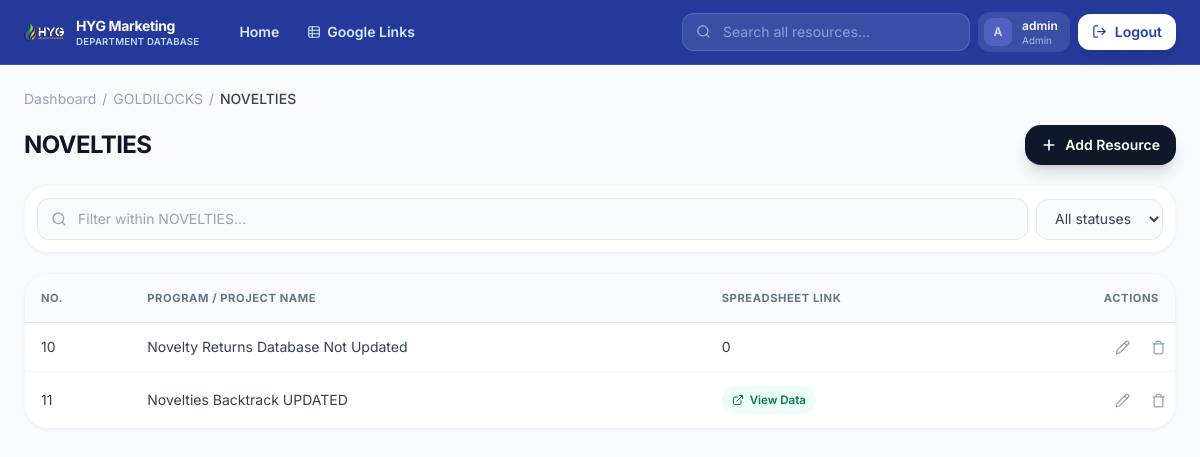
/category/2 (signed in), run on the app's committed database.
### website/models.py (models this page shows, shortened)
class User(db.Model, UserMixin):
    __tablename__ = "user"
    id = db.Column(db.Integer, primary_key=True)
    username = db.Column(db.String(100), unique=True)
    full_name = db.Column(db.String(100))
    role = db.Column(db.String(100), default="Admin")
    password = db.Column(db.String(200))
    date_added = db.Column(db.DateTime(timezone=True), default=datetime.utcnow)

class Brand(db.Model):
    __tablename__ = "brands"
    id = db.Column(db.Integer, primary_key=True)
    name = db.Column(db.String(80), unique=True, nullable=False)
    color = db.Column(db.String(20), default="#333333")
    categories = db.relationship("Category", backref="brand", cascade="all, delete-orphan", order_by="Category.name")

class Category(db.Model):
    __tablename__ = "categories"
    id = db.Column(db.Integer, primary_key=True)
    name = db.Column(db.String(150), nullable=False)
    brand_id = db.Column(db.Integer, db.ForeignKey("brands.id"), nullable=False)
    parent_id = db.Column(db.Integer, db.ForeignKey("categories.id"), nullable=True)
    parent = db.relationship("Category", remote_side=[id], backref="children")
    resources = db.relationship("Resource", backref="category", cascade="all, delete-orphan", order_by="Resource.sort_order")
    __table_args__ = (db.UniqueConstraint("name", "brand_id", name="uq_category_brand"),)

class Resource(db.Model):
    __tablename__ = "resources"
    id = db.Column(db.Integer, primary_key=True)
    ref_no = db.Column(db.String(20))          # original "No." column, kept as text (had #REF!, dates, floats)
    name = db.Column(db.String(300), nullable=False)
    link = db.Column(db.Text)                  # URL or free-text reference to a file/sheet
    instructions = db.Column(db.Text)
    created_by = db.Column(db.String(120))
    access = db.Column(db.String(120))
    status = db.Column(db.String(60))
    sort_order = db.Column(db.Integer, default=0)
    updated_at = db.Column(db.DateTime, default=datetime.utcnow, onupdate=datetime.utcnow)
    data = db.Column(db.JSON)  # original Excel row as {"column": value, ...}
    category_id = db.Column(db.Integer, db.ForeignKey("categories.id"), nullable=False)
    google_sheet_id = db.Column(db.Integer, db.ForeignKey("google_sheets.id"), nullable=True)
    @property
    def data_keys(self):
        return list(self.data.keys()) if isinstance(self.data, dict) else []

### website/views.py (the view)
@views.route("/category/<int:category_id>")
@login_required
def category_view(category_id):
    category = Category.query.get_or_404(category_id)
    q = request.args.get("q", "").strip()
    status_filter = request.args.get("status", "").strip()
    filtering = bool(q or status_filter)
    def _match(r):
        if q and q.lower() not in " ".join(
            filter(None, [r.name, r.link, r.instructions, r.created_by, r.ref_no])
        ).lower():
            return False
        if status_filter and (r.status or "").lower() != status_filter.lower():
            return False
        return True
    children = category.children or []
    tabs = children if (children and category.parent_id is not None) else None
    tab_cols = {t.id: (template_keys_for(t), field_labels_for(t)) for t in (tabs or [])}
    if filtering:
        for t in tabs or []:
            t.filtered_resources = [r for r in t.resources if _match(r)]
        if tabs is None:
            for c in children:
                c.filtered_resources = [r for r in c.resources if _match(r)]
        resources = [r for r in category.resources if _match(r)]
    else:
        resources = category.resources
    return render_template(
        "category.html",
        category=category,
        categories=children if tabs is None else None,
        tabs=tabs,
        tab_cols=tab_cols,
        col_keys=template_keys_for(category) if tabs is None else [],
        field_labels=field_labels_for(category) if tabs is None else {},
        resources=resources,
        q=q,
        status_filter=status_filter,
        filtering=filtering,
        status_choices=STATUS_CHOICES,
    )

### website/templates/category.html (shortened to what this page needs)
{% extends "base.html" %}
{% macro row_actions(r) %}
<td class="text-right whitespace-nowrap">
  <a href="{{ url_for('views.resource_edit', resource_id=r.id) }}" class="btn-edit inline-flex items-center justify-center w-8 h-8 rounded-lg text-slate-400 hover:bg-slate-100 hover:text-indigo-600 transition-colors" title="Edit">
    <svg width="15" height="15" viewBox="0 0 24 24" fill="none" stroke="currentColor" stroke-width="2" stroke-linecap="round" stroke-linejoin="round"><path d="M21.174 6.812a1 1 0 0 0-3.986-3.987L3.842 16.174a2 2 0 0 0-.5.83l-1.321 4.352a.5.5 0 0 0 .623.622l4.353-1.32a2 2 0 0 0 .83-.497z"/><path d="m15 5 4 4"/></svg>
  </a>
  <form action="{{ url_for('views.resource_delete', resource_id=r.id) }}" method="post" class="inline"
        onsubmit="return confirm('Delete this resource?');">
    <button type="submit" class="inline-flex items-center justify-center w-8 h-8 rounded-lg text-slate-400 hover:bg-red-50 hover:text-red-600 transition-colors" title="Delete">
      <svg width="15" height="15" viewBox="0 0 24 24" fill="none" stroke="currentColor" stroke-width="2" stroke-linecap="round" stroke-linejoin="round"><path d="M3 6h18"/><path d="M19 6v14c0 1-1 2-2 2H7c-1 0-2-1-2-2V6"/><path d="M8 6V4c0-1 1-2 2-2h4c1 0 2 1 2 2v2"/></svg>
    </button>
  </form>
</td>
{% endmacro %}
{% from '_url_pill.html' import url_pill %}
{% macro resource_table(resources, col_keys, field_labels) %}
<div class="bg-white rounded-3xl border border-slate-100 shadow-sm shadow-slate-200/50 overflow-hidden">
  <div class="overflow-x-auto">
    <table class="w-full text-sm text-left resource-table" data-paginate>
      {% if col_keys %}
      <thead class="bg-slate-50/80 border-b border-slate-200">
        <tr>
          {% for k in col_keys %}<th scope="col" class="px-4 py-3.5 text-[0.7rem] font-bold uppercase tracking-wider text-slate-500 whitespace-nowrap">{{ field_labels.get(k, k) }}</th>{% endfor %}
          <th scope="col" class="px-4 py-3.5 text-[0.7rem] font-bold uppercase tracking-wider text-slate-500 text-right">Actions</th>
        </tr>
      </thead>
      <tbody class="divide-y divide-slate-100">
        {% for r in resources %}
        <tr class="hover:bg-slate-50/70 transition-colors">
          {% for k in col_keys %}
          {% set val = field_value(r, k) %}
          <td class="px-4 py-3.5 text-slate-700{% if val and '\n' in val %} whitespace-pre-wrap{% endif %}" data-label="{{ field_labels.get(k, k) }}">
            {%- if k|lower == 'status' and val in status_choices -%}
            {{ status_pill(val) }}
            {%- elif val and val.lower().startswith(('http://', 'https://')) -%}
            {% set cell_data_url = sheet_data_url(r, val) if sheet_data_url else None %}
            {{ url_pill(val, cell_data_url) }}
            {%- elif val -%}{{ val }}{%- else -%}<span class="text-slate-300">—</span>{%- endif -%}
          </td>
          {% endfor %}
          {{ row_actions(r) }}
        </tr>
        {% else %}
        <tr><td class="px-4 py-10 text-center text-slate-400 text-sm" colspan="{{ col_keys|length + 1 }}">No records yet.</td></tr>
        {% endfor %}
      </tbody>
      {% endif %}
    </table>
  </div>
</div>
{% endmacro %}
{% block content %}
<div class="content-enter">
  <nav class="flex flex-wrap items-center gap-1.5 text-sm text-slate-400 mb-4" aria-label="Breadcrumb">
    <a href="{{ url_for('views.dashboard') }}" class="hover:text-indigo-500 transition-colors">Dashboard</a>
    <span>/</span>
    <a href="{{ url_for('views.brand_view', brand_id=category.brand_id) }}" class="hover:text-indigo-500 transition-colors">{{ category.brand.name }}</a>
    <span>/</span>
    <span class="text-slate-700 font-medium">{{ category.name }}</span>
  </nav>
  <div class="flex flex-wrap items-center justify-between gap-3 mb-5">
    <h2 class="text-2xl font-bold text-slate-900 tracking-tight">{{ category.name }}</h2>
    {% if not categories and not tabs %}
    <button class="new-resource-btn inline-flex items-center gap-2 px-4 py-2.5 bg-slate-900 text-white text-sm font-semibold rounded-2xl hover:bg-slate-800 transition-all active:scale-[0.98] shadow-lg shadow-slate-900/15"
            data-action="{{ url_for('views.resource_new', category_id=category.id) }}" data-category="{{ category.name }}">
      <svg width="16" height="16" viewBox="0 0 24 24" fill="none" stroke="currentColor" stroke-width="2.5" stroke-linecap="round" stroke-linejoin="round"><path d="M5 12h14"/><path d="M12 5v14"/></svg>
      Add Resource
    </button>
    {% endif %}
  </div>
  <form class="flex flex-wrap items-center gap-2 mb-5 bg-white border border-slate-100 rounded-3xl shadow-sm shadow-slate-200/50 p-3" method="get" data-autofilter>
    <div class="relative flex-1 min-w-[200px]">
      <div class="absolute inset-y-0 left-0 pl-3.5 flex items-center pointer-events-none text-slate-400">
      </div>
      <input type="text" name="q" value="{{ q }}" placeholder="Filter within {{ category.name }}..."
             class="w-full pl-10 pr-4 py-2.5 bg-slate-50 border border-slate-200 rounded-xl text-sm text-slate-900 focus:ring-2 focus:ring-indigo-500 focus:border-indigo-500 focus:bg-white outline-none transition-all placeholder:text-slate-400">
    </div>
    <select name="status" class="px-3.5 py-2.5 bg-slate-50 border border-slate-200 rounded-xl text-sm text-slate-700 focus:ring-2 focus:ring-indigo-500 focus:border-indigo-500 outline-none transition-all">
      <option value="">All statuses</option>
    </select>
  </form>
  <div id="filter-results">
  {% if tabs %}
  <div class="flex flex-wrap gap-2 mb-5">
    {% for t in tabs %}
    <button class="tab-btn px-4 py-2.5 rounded-2xl text-sm font-semibold transition-all {{ 'bg-slate-900 text-white shadow-lg shadow-slate-900/15' if loop.first else 'bg-white border border-slate-200 text-slate-600 hover:bg-slate-50' }}"
            id="tab-btn-{{ t.id }}" data-tab="tab-{{ t.id }}">
      {{ t.name }}
      <span class="ml-1.5 inline-flex items-center justify-center px-1.5 py-0.5 rounded-full text-[0.65rem] font-bold {{ 'bg-white/15 text-white' if loop.first else 'bg-slate-100 text-slate-500' }}">{{ t.filtered_resources|length if filtering else t.resource_count }}</span>
    </button>
    {% endfor %}
  </div>
  <div>
    {% for t in tabs %}
    <div class="tab-pane {% if not loop.first %}hidden{% endif %}" id="tab-{{ t.id }}">
      {{ resource_table(t.filtered_resources if filtering else t.resources, tab_cols.get(t.id, [None, {}])[0] or [], tab_cols.get(t.id, [None, {}])[1] or {}) }}
    </div>
    {% endfor %}
  </div>
  {% else %}
  {{ resource_table(resources, col_keys, field_labels) }}
  {% endif %}
  </div>
</div>
{% endblock %}

### website/templates/base.html (shortened to what this page needs)
<!DOCTYPE html>
<html lang="en">
<head>
  <script src="https://cdn.tailwindcss.com"></script>
</head>
<body class="m-0 overflow-x-hidden">
  <nav class="sticky top-0 z-40 bg-[#1a2f96]/95 backdrop-blur border-b border-white/10">
    <div class="flex items-center gap-3 px-4 md:px-6 h-16">
      <a href="{{ url_for('views.dashboard') }}" class="flex items-center gap-3 min-w-0 shrink-0">
        <img src="{{ static_url('img/hyg-logo.png') }}" alt="HYG Group of Companies" class="w-10 h-auto shrink-0">
        <span class="text-white leading-tight min-w-0 hidden sm:block">
          <span class="block text-sm font-bold tracking-tight whitespace-nowrap">HYG Marketing</span>
          <span class="block text-[0.6rem] font-semibold uppercase tracking-wide text-blue-200 whitespace-nowrap">Department Database</span>
        </span>
      </a>
      <div class="flex items-center gap-1 ml-4">
        <a href="{{ url_for('views.dashboard') }}"
           class="text-sm font-semibold rounded-xl px-3 py-2 whitespace-nowrap transition-colors {{ 'bg-white/15 text-white' if request.endpoint == 'views.dashboard' else 'text-blue-100 hover:text-white hover:bg-white/10' }}">
          Home
        </a>
        <a href="{{ url_for('views.sheets_view') }}"
           class="inline-flex items-center gap-1.5 text-sm font-semibold rounded-xl px-3 py-2 whitespace-nowrap transition-colors {{ 'bg-white/15 text-white' if request.endpoint in ('views.sheets_view', 'views.sheet_new', 'views.sheet_edit', 'views.sheet_data_view') else 'text-blue-100 hover:text-white hover:bg-white/10' }}">
          <svg width="14" height="14" viewBox="0 0 24 24" fill="none" stroke="currentColor" stroke-width="2" stroke-linecap="round" stroke-linejoin="round"><rect x="3" y="3" width="18" height="18" rx="2"/><path d="M3 9h18"/><path d="M3 15h18"/><path d="M9 3v18"/></svg>
          Google Links
        </a>
      </div>
      <div class="ml-auto flex items-center gap-2">
        <form class="relative hidden md:block w-56 lg:w-72" role="search" action="{{ url_for('views.search') }}" method="get">
          <div class="absolute inset-y-0 left-3.5 flex items-center pointer-events-none text-blue-200/70">
            <svg width="15" height="15" viewBox="0 0 24 24" fill="none" stroke="currentColor" stroke-width="2" stroke-linecap="round" stroke-linejoin="round"><circle cx="11" cy="11" r="8"/><path d="m21 21-4.3-4.3"/></svg>
          </div>
          <input type="search" id="global-search" name="q" value="{{ request.args.get('q','') }}"
                 placeholder="Search all resources..."
                 class="w-full pl-10 pr-4 py-2 bg-white/10 border border-white/15 rounded-xl text-sm text-white placeholder:text-blue-200/60 focus:ring-2 focus:ring-white/50 focus:bg-white/15 outline-none transition-all">
        </form>
        <div class="hidden sm:flex items-center gap-2.5 bg-white/10 rounded-xl pl-1.5 pr-3 py-1.5">
          <div class="w-7 h-7 rounded-lg bg-indigo-400/30 flex items-center justify-center text-indigo-200 font-bold text-xs shrink-0">
            {{ (current_user.username or 'U')[:1]|upper }}
          </div>
          <div class="leading-tight min-w-0">
            <div class="text-xs font-semibold text-white truncate">{{ current_user.username|default('User', true) }}</div>
            <div class="text-[0.62rem] text-blue-200/80">{{ current_user.role|default('Member', true) }}</div>
          </div>
        </div>
        <a href="{{ url_for('auth.logout') }}" class="inline-flex items-center gap-2 bg-white text-blue-800 font-semibold text-sm rounded-xl px-3.5 py-2 shadow-lg shadow-blue-950/20 hover:bg-blue-50 transition-colors">
          <svg width="15" height="15" viewBox="0 0 24 24" fill="none" stroke="currentColor" stroke-width="2" stroke-linecap="round" stroke-linejoin="round"><path d="M9 21H5a2 2 0 0 1-2-2V5a2 2 0 0 1 2-2h4"/><polyline points="16 17 21 12 16 7"/><line x1="21" y1="12" x2="9" y2="12"/></svg>
          <span class="hidden sm:inline">Logout</span>
        </a>
      </div>
    </div>
  </nav>
  <main id="main-content" class="app-page-shell p-4 md:p-6">
    {% block content %}{% endblock %}
  </main>
</body>
</html>

### website/templates/_url_pill.html
{% macro url_pill(url, data_url=None) -%}
  {%- if 'docs.google.com' in url -%}
    {% set pill_bg, pill_txt = 'bg-emerald-50', 'text-emerald-700 hover:bg-emerald-100' %}
    {% set label = 'View Data' if data_url else 'Google Sheet' %}
  {%- elif 'canva.com' in url -%}
    {% set pill_bg, pill_txt, label = 'bg-fuchsia-50', 'text-fuchsia-700 hover:bg-fuchsia-100', 'Canva Design' %}
  {%- else -%}
    {% set pill_bg, pill_txt, label = 'bg-indigo-50', 'text-indigo-600 hover:bg-indigo-100', 'Open Link' %}
  {%- endif -%}
  <a href="{{ data_url or url }}" {% if not data_url %}target="_blank" rel="noopener"{% endif %} title="{{ url }}" class="inline-flex items-center gap-1.5 whitespace-nowrap rounded-full {{ pill_bg }} px-2.5 py-1 text-[0.72rem] font-semibold {{ pill_txt }} transition-colors">
    <svg width="12" height="12" viewBox="0 0 24 24" fill="none" stroke="currentColor" stroke-width="2" stroke-linecap="round" stroke-linejoin="round"><path d="M15 3h6v6"/><path d="M10 14 21 3"/><path d="M18 13v6a2 2 0 0 1-2 2H5a2 2 0 0 1-2-2V8a2 2 0 0 1 2-2h6"/></svg>
    {{ label }}
  </a>
{%- endmacro %}

### data on the page
User: username "A", username "admin", role "Admin"
Brand: brand.name "GOLDILOCKS"
Category: name "NOVELTIES", q "Filter within NOVELTIES..."
Resource: col_keys "10" "Novelty Returns Database Not Updated" "0"
Resource: col_keys "11" "Novelties Backtrack UPDATED", col_keys "View Data"

### other printed values
{{ field_labels.get(k, k) }} "NO." "PROGRAM / PROJECT NAME" "SPREADSHEET LINK"
